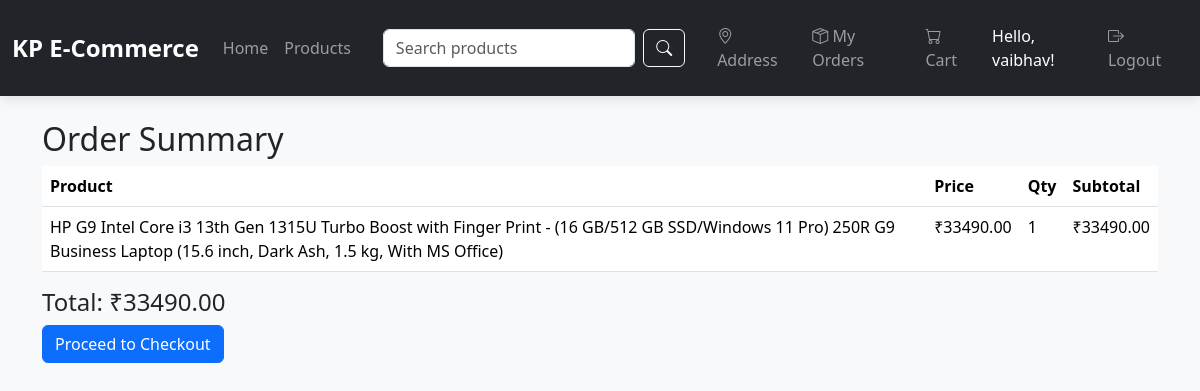
The app's page /order/summary/5/ (signed in) with its own data.
### order_app/models.py (models this page shows, shortened)
class OrderItem(models.Model):
    order = models.ForeignKey(Order, on_delete=models.CASCADE, related_name='items')
    product = models.ForeignKey(Product, on_delete=models.CASCADE)
    price = models.DecimalField(max_digits=10, decimal_places=2)
    quantity = models.PositiveIntegerField(default=1)

### product_app/models.py (models this page shows, shortened)
class Product(models.Model):
    category = models.ForeignKey(Category, on_delete=models.CASCADE)
    name = models.CharField(max_length=200)
    description = models.TextField()
    price = models.DecimalField(max_digits=10, decimal_places=2)
    stock = models.PositiveIntegerField()
    image = models.ImageField(upload_to='products/')
    available = models.BooleanField(default=True)
    created = models.DateTimeField(auto_now_add=True)

### order_app/views.py (the view)
# urls.py: path('summary/<int:order_id>/',order_summary, name='order_summary'),
@login_required
def order_summary(request, order_id):
    order = get_object_or_404(Order, id=order_id, user=request.user)
    items = order.items.all()
    for item in items:
        item.subtotal = item.price * item.quantity
    total = sum(item.price * item.quantity for item in items)
    return render(request, 'order_summary.html', {
        'order': order,
        'items': items,
        'total': total
    })

### order_app/templatetags/custom_filters.py (called while the page is built)
@register.filter
def subtotal(item):
    return item.price * item.quantity

### order_app/templates/order_summary.html (shortened to what this page needs)
{% extends 'base.html' %}
{% block content %}
<h2>Order Summary</h2>
{% load custom_filters %}
<table class="table">
    <thead>
        <tr>
            <th>Product</th>
            <th>Price</th>
            <th>Qty</th>
            <th>Subtotal</th>
        </tr>
    </thead>
    <tbody>
        {% for item in items %}
        <tr>
            <td>{{ item.product.name }}</td>
            <td>₹{{ item.price }}</td>
            <td>{{ item.quantity }}</td>
            <td>₹{{ item|subtotal }}</td>
        </tr>
        {% endfor %}
    </tbody>
</table>
<h4>Total: ₹{{ total }}</h4>
<a href="{% url 'checkout' %}" class="btn btn-primary">Proceed to Checkout</a>
{% endblock %}

### templates/base.html (shortened to what this page needs)
<!DOCTYPE html>
<html lang="en">
<head>
    <link href="https://cdn.jsdelivr.net/npm/bootstrap-icons@1.10.5/font/bootstrap-icons.css" rel="stylesheet">
    <link rel="stylesheet" href="https://cdn.jsdelivr.net/npm/bootstrap@5.3.3/dist/css/bootstrap.min.css">
</head>
<body>
    <nav class="navbar navbar-expand-lg navbar-dark bg-dark py-3">
        <div class="container-fluid">
            <a class="navbar-brand" href="{% url 'product_list' %}">KP E-Commerce</a>
            <div class="collapse navbar-collapse" id="navbarNav">
                <ul class="navbar-nav me-auto">
                    <li class="nav-item"><a class="nav-link" href="{% url 'product_list' %}">Home</a></li>
                    <li class="nav-item"><a class="nav-link" href="{% url 'product_list' %}">Products</a></li>
                </ul>
                <form class="d-flex mx-lg-4 my-2 my-lg-0" method="GET" action="{% url 'search' %}">
                    <input class="form-control me-2" type="search" name="q" placeholder="Search products" aria-label="Search">
                    <button class="btn btn-outline-light" type="submit"><i class="bi bi-search"></i></button>
                </form>
                {% if user.is_authenticated %}
                <ul class="navbar-nav">
                    <li class="nav-item"><a class="nav-link" href="{% url 'address_list' %}"><i class="bi bi-geo-alt"></i> Address</a></li>
                    <li class="nav-item"><a class="nav-link" href="{% url 'my_orders' %}"><i class="bi bi-box-seam"></i> My Orders</a></li>
                    <li class="nav-item"><a class="nav-link" href="{% url 'view_cart' %}"><i class="bi bi-cart"></i> Cart</a></li>
                    <li class="nav-item d-flex align-items-center text-white ms-2">Hello, {{ user.username }}!</li>
                    <li class="nav-item"><a class="nav-link" href="{% url 'logout' %}"><i class="bi bi-box-arrow-right"></i> Logout</a></li>
                </ul>
                {% endif %}
            </div>
        </div>
    </nav>
    <main class="container py-4">
        {% block content %}
        {% endblock %}
    </main>
</body>
</html>

### templates/base.html (style rules this page uses)
body { background-color: #f8f9fa; font-family: 'Segoe UI', Tahoma, Geneva, Verdana, sans-serif; }
.navbar { box-shadow: 0 4px 12px rgba(0, 0, 0, 0.1); }
.navbar-brand { font-weight: 600; font-size: 1.5rem; color: #fff; }
.nav-link { font-weight: 500; }

### records on screen
OrderItem: product.name "HP G9 Intel Core i3 13th Gen 1315U Turbo Boost with Finger Print - (16 GB/512 GB SSD/Windows 11 Pro) 250R G9 Business Laptop (15.6 inch, Dark Ash, 1.5 kg, With MS Office)", price "33490.00", quantity "1", price+quantity "33490.00"

### other values on screen
{{ user.username }} "vaibhav"
{{ total }} "33490.00"
